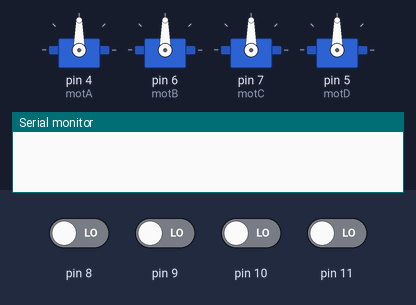
Bench run of a sketch on a simulated Arduino Uno, built with avr-gcc and run on an emulated ATmega328P. On the bench: 4 × servo, the last lines printed to the serial monitor. Inputs (shaded band) come from the test bench; at power-on: pin 8–11 LOW.

Above: at 1.6 s.
At 5.6 s:
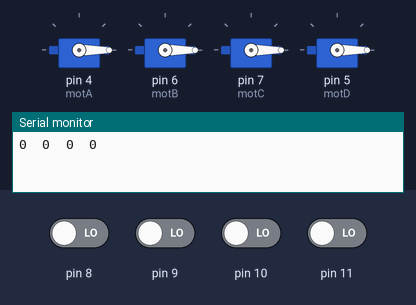
Timing chart, 0 to 7.1 s (numbered marks = the images above):
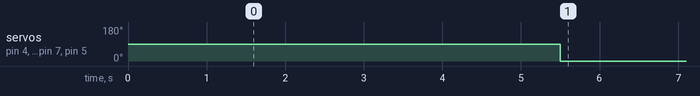

The sketch:

Drone.ino
```cpp
/**
 * Usage, according to documentation(http://www.hobbywing.com/uploadfiles/sx/file/manual/HW-01-V4.pdf) :
 *     1. Plug your Arduino to your computer with USB cable, open terminal, then type 1 to send max throttle to every ESC to enter programming mode
 *     2. Power up your ESCs. You must hear "beep1 beep2 beep3" tones meaning the power supply is OK
 *     3. After 2sec, "beep beep" tone emits, meaning the throttle highest point has been correctly confirmed
 *     4. Type 0 to send 0 throttle
 *     5. Several "beep" tones emits, wich means the quantity of the lithium battery cells (3 beeps for a 3 cells LiPo)
 *     6. A long beep tone emits meaning the throttle lowest point has been correctly confirmed
 *     7. Type 2 to launch test function. This will send 0 to 180 throttle to ESCs to test them
 */


/*
 *
 *         DRONE
 *
 *     A         B
 *      \       /
 *        -----
 *       |     |
 *       |     |                  (((((((((((((    Controller
 *        -----
 *     /        \
 *   C            D
 *
 *
 *      A = CW (pusher "R" propellor)
 *      B = CCW (normal porpellor)
 *      C = CCW (normal propellor)
 *      D = CW (Pusher "R" propellor)
 *
 *      -> R signiture is indicated on the propellor itself
 *
 *
 *
 *
 *
 *
 *
 *  Controller:
 *      Links onder: 1003.00 - 1011.00 (channel 2)  //dalen
 *      Links bover: 1978.00 - 1961.00 (channel 2)  //stijgen
 *
 *      Rechts onder: 996.00 - 988.00 (channel 1) //achteruit
 *      Rechts centraal: 1489.00 - 1473.00 (channel 1)
 *      Rechts boven: 1987.00 - 1972.00 (channel 1) //voorruit
 *
 *      Rechts: 987 - 1980
 *
 *
 *
 *
 *
 *
 *
 *
 *
 *
 *
 */
#include <Servo.h>

Servo motA, motB, motC, motD;
int channel0, channel1, channel2, channel3;
int speedEscA, speedEscB, speedEscC, speedEscD;
char data;
// eatch motor should be booted separatly with a short delay
const int bootdelaytime = 500;
/**
 * Initialisation routine
 */
void setup() {
    Serial.begin(9600);

    //radio freq
    pinMode(2, INPUT);

    //servo's
    motA.attach(4, 1000, 2000); // 1000 and 2000 are very important ! Values can be different with other ESCs.
    delay(bootdelaytime);
    motB.attach(6, 1000, 2000);
    delay(bootdelaytime);
    motC.attach(7, 1000, 2000);
    delay(bootdelaytime);
    motD.attach(5, 1000, 2000);


}

/**
 * Main function
 */
void loop() {


channel0 =  pulseIn(8, HIGH);
channel1 =  pulseIn(9, HIGH);
channel2 =  pulseIn(10, HIGH);
channel3 =  pulseIn(11, HIGH);

channel1 = map(channel1, 988, 1986, -180, 180); // full throttle = 179, low thorttle = -180, neutrol = 0 tot +2
channel2 = map(channel2, 1011, 1940, 0, 180);
channel0 = map(channel0,987, 1980, -180, 180);

speedEscA = calculatTotalSpeed('A', channel2, channel1, channel0);
speedEscB = calculatTotalSpeed('B', channel2, channel1, channel0);
speedEscC = calculatTotalSpeed('C', channel2, channel1, channel0);
speedEscD = calculatTotalSpeed('D', channel2, channel1, channel0);

Serial.print(speedEscA);
Serial.print("\t");
Serial.print(speedEscB);
Serial.print("\t");
Serial.print(speedEscC);
Serial.print("\t");
Serial.print(speedEscD);
Serial.println("\t");

writeToESC(speedEscA, speedEscB, speedEscC, speedEscD);
}

/**
 * Test function sending angle to the ESCs from 0 to 180 degrees
 */


void writeToFourESC(int throttle){
     motA.write(throttle);
    motB.write(throttle);
    motC.write(throttle);
    motD.write(throttle);
}

void writeToESC(int throttleEscA, int throttleEscB, int throttleEscC, int throttleEscD){
    motA.write(throttleEscA);
    motB.write(throttleEscB);
    motC.write(throttleEscC);
    motD.write(throttleEscD);
}

int calculatTotalSpeed(char motorID, int channel2, int channel1, int channel0)
{
  int backpropellors = 0;
  int leftpropellors = 0;
  if ((motorID == 'A') | (motorID == 'C'))
  {

    leftpropellors = 1;
  }
  if ((motorID == 'C') || (motorID == 'D'))
  {

    backpropellors = 1;
  }

  // 1/1 = vervangen door een betere waarde. bv 1/180
  int totalSpeed = channel2 + ( 1/1 * channel1) * backpropellors + (1/1 * channel0) * leftpropellors;

  return normalizethrottle(totalSpeed);

}
int normalizethrottle(int throttle){
  if(throttle < 6){ return 0;}
  if(throttle > 180){return 180; }
  return throttle;
}
```

Measured:
- by itself, servo on pin 4 (motA), servo on pin 6 (motB), servo on pin 7 (motC), servo on pin 5 (motD): 90° → 0° at 5.5 s
